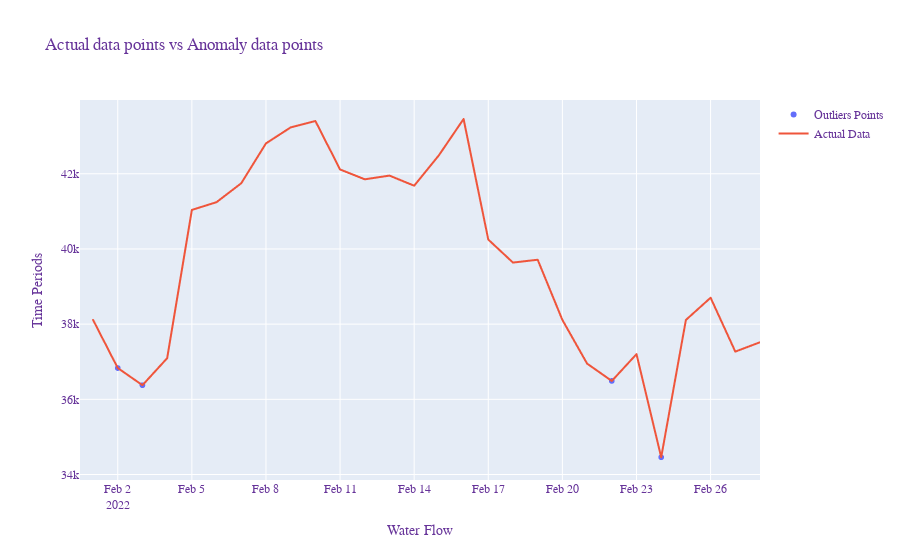

This figure's notebook cell:
### Code cell
# Plot  anomalies
series = df['Low']
outlier_df = df['Low'][pp]
#plot_anomaly_data22(series, outlier_min)

fig = go.Figure()
    # Add outlier_df trace
fig.add_trace(go.Scattergl(x = outlier_df.index, y = outlier_df,
                    mode='markers',
                    name='Outliers Points'))
    
    #Add df trace
fig.add_trace(go.Scattergl(x = series.index, y = series, mode = 'lines',
                    name='Actual Data'))

fig.update_layout(
    title="Actual data points vs Anomaly data points",
    xaxis_title="Water Flow",
    yaxis_title="Time Periods",    
    font=dict(
        family="Courier New, monospace",
        size=12,
        color="RebeccaPurple"))

fig.show()

### Figure 1 — Plotly figure (JSON) as saved in the notebook; plotly's stock layout.template omitted (floating-point values rounded to 4 significant figures)
{"data": [{"mode": "markers", "name": "Outliers Points", "type": "scattergl", "x": ["2022-02-02T00:00:00", "2022-02-03T00:00:00", "2022-02-22T00:00:00", "2022-02-24T00:00:00"], "y": [36830.0, 36380.0, 36490.0, 34460.0]}, {"mode": "lines", "name": "Actual Data", "type": "scattergl", "x": ["2022-02-01T00:00:00", "2022-02-02T00:00:00", "2022-02-03T00:00:00", "2022-02-04T00:00:00", "2022-02-05T00:00:00", "2022-02-06T00:00:00", "2022-02-07T00:00:00", "2022-02-08T00:00:00", "2022-02-09T00:00:00", "2022-02-10T00:00:00", "2022-02-11T00:00:00", "2022-02-12T00:00:00", "2022-02-13T00:00:00", "2022-02-14T00:00:00", "2022-02-15T00:00:00", "2022-02-16T00:00:00", "2022-02-17T00:00:00", "2022-02-18T00:00:00", "2022-02-19T00:00:00", "2022-02-20T00:00:00", "2022-02-21T00:00:00", "2022-02-22T00:00:00", "2022-02-23T00:00:00", "2022-02-24T00:00:00", "2022-02-25T00:00:00", "2022-02-26T00:00:00", "2022-02-27T00:00:00", "2022-02-28T00:00:00"], "y": [38110.0, 36830.0, 36380.0, 37090.0, 41040.0, 41240.0, 41750.0, 42810.0, 43230.0, 43400.0, 42110.0, 41850.0, 41950.0, 41680.0, 42490.0, 43460.0, 40250.0, 39640.0, 39710.0, 38110.0, 36950.0, 36490.0, 37200.0, 34460.0, 38110.0, 38700.0, 37270.0, 37520.0]}], "layout": {"font": {"color": "RebeccaPurple", "family": "Courier New, monospace", "size": 12}, "title": {"text": "Actual data points vs Anomaly data points"}, "xaxis": {"title": {"text": "Water Flow"}}, "yaxis": {"title": {"text": "Time Periods"}}}}
